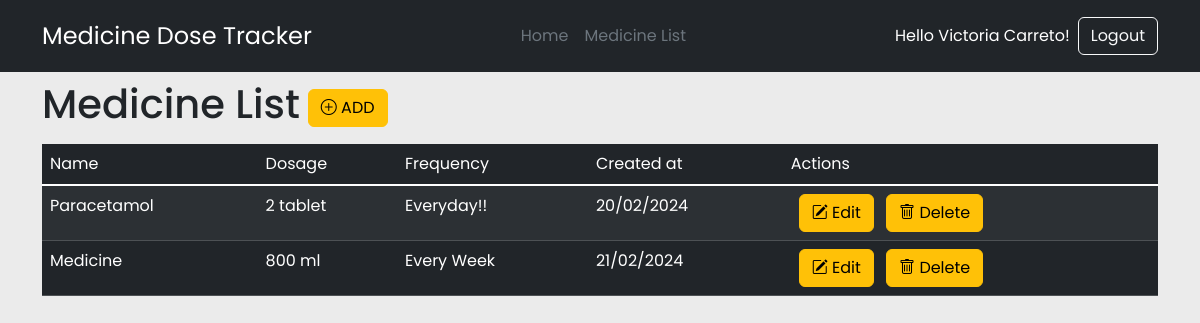
/account (signed in), run on the app's committed database.
### tables this page shows
CREATE TABLE `medicines` (
  `id` int(10) UNSIGNED NOT NULL,
  `user_id` int(10) UNSIGNED NOT NULL,
  `name` varchar(25) NOT NULL DEFAULT '',
  `dosage` varchar(20) NOT NULL DEFAULT '',
  `frequency` varchar(50) NOT NULL DEFAULT '',
  `created_at` timestamp NOT NULL DEFAULT current_timestamp(),
  `updated_at` timestamp NOT NULL DEFAULT current_timestamp() ON UPDATE current_timestamp()
);

### app/views/medicine/view.php (the view, shortened to what this page needs)
<!DOCTYPE html>
<html lang="en">
<head>
    <link href="https://cdn.jsdelivr.net/npm/bootstrap@5.3.2/dist/css/bootstrap.min.css" rel="stylesheet"
>
    <link rel="stylesheet" href="https://cdn.jsdelivr.net/npm/bootstrap-icons@1.11.3/font/bootstrap-icons.min.css">
    <link rel="stylesheet" href="header.css">
</head>
<body>
    <?php
include('../views/components/header.php');
?>
    <div class="container">
        <div class="row mt-2">
            <div class="col-12 d-flex align-items-center">
                <h1>Medicine List</h1>
                <a class="btn btn-warning ms-2" href="account/add" role="button"><i class="bi bi-plus-circle"></i>
                    ADD</a>
            </div>
            <div class="col-12 mt-2">
                <?php if (!empty($medicines)): ?>
                <table class="table table-dark table-striped table-hover">
                    <thead class="table-dark">
                        <tr>
                            <th scope="col">Name</th>
                            <th scope="col">Dosage</th>
                            <th scope="col">Frequency</th>
                            <th scope="col">Created at</th>
                            <th scope="col">Actions</th>
                        </tr>
                    </thead>
                    <tbody class="table-group-divider">
                        <?php foreach ($medicines as $medicine): ?>
                        <tr>
                            <td><?php echo $medicine['name']; ?></td>
                            <td><?php echo $medicine['dosage']; ?></td>
                            <td><?php echo $medicine['frequency']; ?></td>
                            <td><?php echo date('d/m/Y', strtotime($medicine['created_at'])); ?></td>
                            <td><a class="btn btn-warning ms-2"
                                    href="account/update?id=<?php echo $medicine['id'];?>"><i
                                        class="bi bi-pencil-square"></i> Edit</a>
                                <a class="btn btn-warning ms-2" href="account/delete?id=<?php echo $medicine['id']; ?>"
                                    onclick="return confirm('You gonna delete <?php echo $medicine['name']; ?>, are you sure?')"><i
                                        class="bi bi-trash"></i> Delete</a>
                            </td>
                        </tr>
                        <?php endforeach; ?>
                    </tbody>
                </table>
                <?php else: ?>
                <p>No medicines found.</p>
                <?php endif; ?>
            </div>
        </div>
    </div>
</body>
</html>

### app/controllers/MedicineController.php (shortened to what this page needs)
<?php
include_once("../config/database.php");
if (isset($_SESSION['logged'])) {
    $url = $_SERVER['REQUEST_URI'];
    $urlSegments = explode('/', rtrim($url, '/'));
    $action = end($urlSegments);
    $url_components = parse_url($action);
            switch ($url_components['path']) {
                case 'account':
                    showAll($pdo);
                    break;
            }
} else {
    header("Location: login");
    die();
}
function showAll($pdo) {
    $user_id = implode([$_SESSION['logged']['id']]);
    $sql = $pdo->prepare("SELECT * FROM medicines WHERE user_id = ?");
    $sql->execute([$user_id]);
    $medicines = $sql->fetchAll();
    require("../views/medicine/view.php");
}
?>

### app/views/components/header.php (shortened to what this page needs)
<header class="p-3 bg-dark text-white">
    <div class="container">
        <div class="d-flex flex-wrap align-items-center justify-content-between">
            <a href="home" class="d-flex align-items-center mb-2 mb-lg-0 text-white text-decoration-none">
                <span class="fs-4">Medicine Dose Tracker</span>
            </a>
            <ul class="nav justify-content-center mb-md-0">
                <li><a href="home" class="nav-link px-2 link-secondary">Home</a></li>
                <?php
                    if (isset($_SESSION['logged'])) {
                    ?>
                <li><a href="account" class="nav-link px-2 link-secondary">Medicine List</a></li>
                <?php } ?>
            </ul>
            <div class="text-end d-flex flex-wrap align-items-center">
                <?php
                    if (isset($_SESSION['logged'])) {
                    ?>
                <?php
                    echo "Hello " . $_SESSION['logged']['name'] . ' ' . $_SESSION['logged']['lastname'] . '!';
                    ?> <a class="btn btn-outline-light  ms-2" href="logout" role="button">Logout</a>
                <?php
                    } else {
                    ?>
                <a class="btn btn-outline-light me-2" href="login" role="button">Login</a>
                <a class="btn btn-warning me-2" href="signup" role="button">Register</a>
                <?php
                    }
                    ?>
            </div>
        </div>
    </div>
</header>

### public/css/header.css (style rules this page uses)
*, body { font-family: 'Poppins', sans-serif; font-weight: 400; -webkit-font-smoothing: antialiased; text-rendering: optimizeLegibility; -moz-osx-font-smoothing: grayscale; }
body { background-color: #ebebeb; }

### data on the page
medicines: name "Paracetamol", dosage "2 tablet", frequency "Everyday!!", created_at "20/02/2024"
medicines: name "Medicine", dosage "800 ml", frequency "Every Week", created_at "21/02/2024"

### other printed values
$_SESSION['logged']['name'] "Victoria"
$_SESSION['logged']['lastname'] "Carreto"
